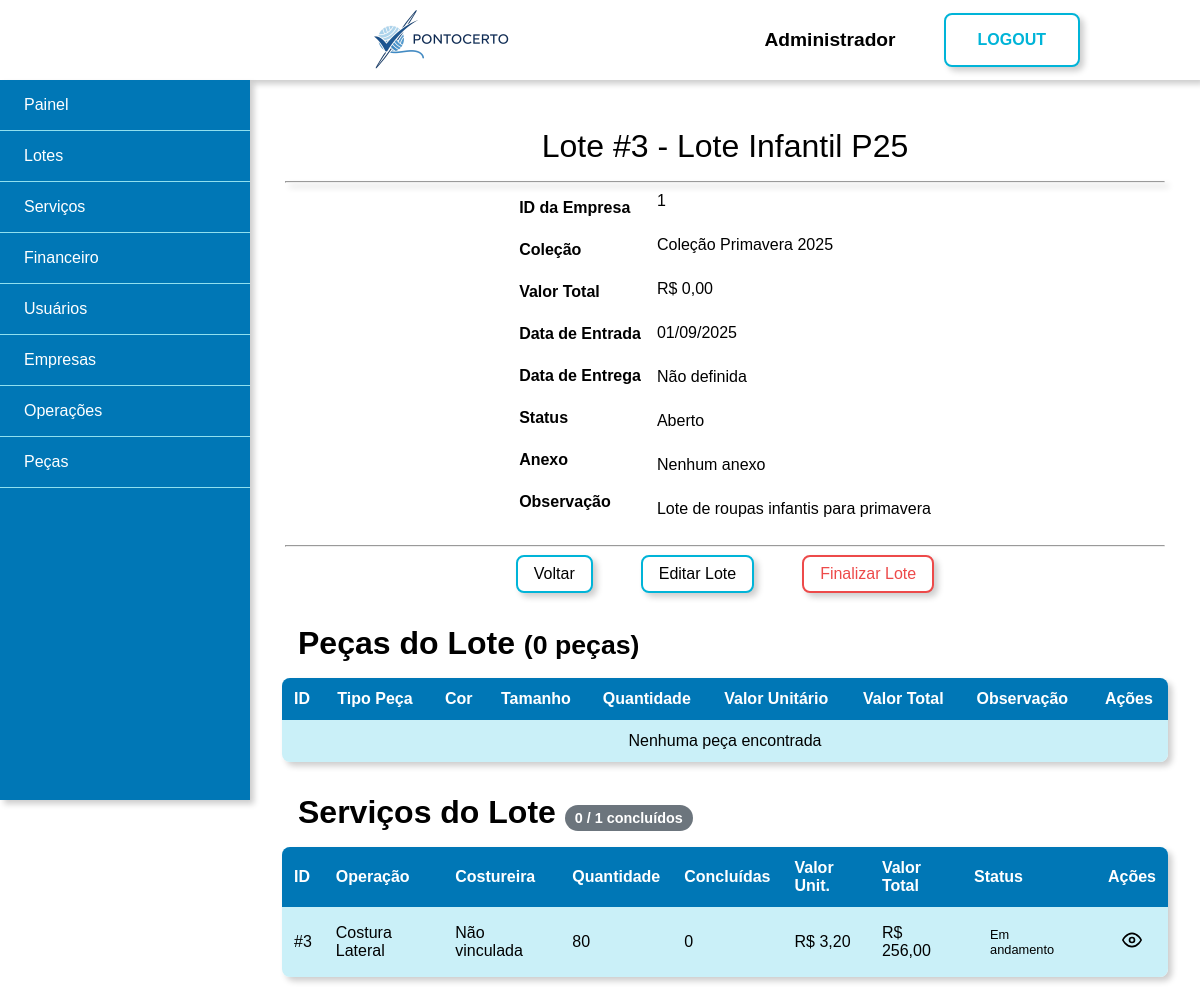
/admin/visualizar-lote?id=3 (signed in), run on the app's committed database.
### tables this page shows
CREATE TABLE usuarios (
    id int PRIMARY KEY AUTO_INCREMENT,
    tipo enum('admin', 'costureira') NOT NULL DEFAULT 'costureira',
    nome varchar(50) NOT NULL,
    cpf varchar(11) NOT NULL UNIQUE,
    email varchar(250) NOT NULL UNIQUE,
    telefone varchar(11) NOT NULL,
    cep varchar(8) NOT NULL,
    logradouro varchar(250),
    complemento varchar(50),
    cidade varchar(100),
    tipo_chave_pix enum('cpf', 'cnpj', 'email', 'telefone', 'aleatoria') DEFAULT 'cpf',
    chave_pix varchar(250),
    senha varchar(255) NOT NULL,
    banco int NULL DEFAULT 0,
    agencia INT NULL DEFAULT 0,
    conta INT NULL DEFAULT 0,
    especialidade_id INT NOT NULL DEFAULT 2,
    ativo TINYINT DEFAULT 1,
    created_at TIMESTAMP DEFAULT CURRENT_TIMESTAMP,
    updated_at TIMESTAMP DEFAULT CURRENT_TIMESTAMP ON UPDATE CURRENT_TIMESTAMP
 );

CREATE TABLE lotes (
    id INT PRIMARY KEY AUTO_INCREMENT,
    empresa_id VARCHAR(50) NOT NULL,
    colecao VARCHAR(100) NOT NULL,
    nome VARCHAR(100) NOT NULL,
    observacao TEXT,
    data_entrada DATE NOT NULL,
    data_entrega DATE,
    valor_total DECIMAL(12, 2) DEFAULT 0.00,
    status ENUM('Aberto', 'Entregue', 'Cancelado') DEFAULT 'Aberto',
    anexos VARCHAR(500),
    ativo TINYINT DEFAULT 1,
    created_at TIMESTAMP DEFAULT CURRENT_TIMESTAMP,
    updated_at TIMESTAMP DEFAULT CURRENT_TIMESTAMP ON UPDATE CURRENT_TIMESTAMP
);

CREATE TABLE servicos (
    id INT PRIMARY KEY AUTO_INCREMENT,
    lote_id INT NOT NULL,
    operacao_id INT NOT NULL,
    quantidade_pecas INT NOT NULL,
    pecas_concluidas INT DEFAULT 0,
    valor_operacao DECIMAL(10,2) NOT NULL,
    data_envio DATE NOT NULL,
    data_finalizacao DATE NULL,
    quantidade_concluida INT,
    observacao TEXT,
    costureira_id INT NULL,
    status ENUM('Em andamento', 'Finalizado', 'Inativo') DEFAULT 'Em andamento',
    created_at TIMESTAMP DEFAULT CURRENT_TIMESTAMP,
    updated_at TIMESTAMP DEFAULT CURRENT_TIMESTAMP ON UPDATE CURRENT_TIMESTAMP,
    
    FOREIGN KEY (lote_id) REFERENCES lotes(id) ON DELETE RESTRICT,
    FOREIGN KEY (operacao_id) REFERENCES operacoes(id) ON DELETE RESTRICT
);

CREATE TABLE operacoes (
    id INT PRIMARY KEY AUTO_INCREMENT,
    nome VARCHAR(255) NOT NULL,
    valor DECIMAL(10, 2) NOT NULL,
    ativo TINYINT DEFAULT 1,
    created_at TIMESTAMP DEFAULT CURRENT_TIMESTAMP,
    updated_at TIMESTAMP DEFAULT CURRENT_TIMESTAMP ON UPDATE CURRENT_TIMESTAMP
);

### views/admin/visualizar-lote.php (the view, shortened to what the rows shown need)
<div class="conteudo flex">
    <form class="formulario-cadastro">
        <div class="titulo">Lote #<?= htmlspecialchars($lote['id']) ?> - <?= htmlspecialchars($lote['nome']) ?></div>
        <hr class="shadow">
        <span class="lista-informacoes flex center">
            <span class="lista-informacoes-coluna bold flex vertical">
            </span>
            <span class="lista-informacoes-coluna flex vertical">
                <span class="flex v-center" style="min-height:20px"><?= htmlspecialchars($lote['empresa_id']) ?></span>
                <span class="flex v-center" style="min-height:20px"><?= htmlspecialchars($lote['colecao']) ?></span>
                <span class="flex v-center" style="min-height:20px">R$ <?= number_format($lote['valor_total'], 2, ',', '.') ?></span>
                <span class="flex v-center" style="min-height:20px"><?= date('d/m/Y', strtotime($lote['data_entrada'])) ?></span>
                <span class="flex v-center" style="min-height:20px"><?= $lote['data_entrega'] ? date('d/m/Y', strtotime($lote['data_entrega'])) : 'Não definida' ?></span>
                <span class="flex v-center status-<?= strtolower($lote['status']) ?>" style="min-height:20px"><?= htmlspecialchars($lote['status']) ?></span>
                <span class="flex v-center" style="min-height:20px">
                    <?php if (!empty($lote['anexos'])): ?>
                        <a href="<?= BASE_URL ?>uploads/lotes/<?= htmlspecialchars($lote['anexos']) ?>"
                           target="_blank" class="botao-link">
                          Ver Anexo
                        </a>
                    <?php else: ?>
                        Nenhum anexo
                    <?php endif; ?>
                </span>
                <span class="flex v-center" style="min-height:20px"><?= htmlspecialchars($lote['observacao'] ?? 'Nenhuma') ?></span>
            </span>
        </span>
        <br>
        <hr>
        <div class="flex h-center l-gap">
            <a href="<?= BASE_URL ?>admin/lotes" class="botao">Voltar</a>
            <?php if ($lote['status'] === 'Aberto'): ?>
                <a href="<?= BASE_URL ?>admin/editar-lote?id=<?= $lote['id'] ?>" class="botao">Editar Lote</a>
                <button type="button" class="botao-remover" onclick="abrirModalFinalizar()">
                </button>
            <?php elseif ($lote['status'] === 'Entregue'): ?>
                <a href="<?= BASE_URL ?>admin/editar-lote?id=<?= $lote['id'] ?>" class="botao">Editar Lote</a>
            <?php endif; ?>
        </div>
        <div style="margin-top: 2rem;">
            <h3>Peças do Lote <small>(<?= $totalPecas ?> peças)</small></h3>
            <div class="tabela">
                <table cellspacing='0' class="redondinho shadow" id="tabelaPecas">
                    <thead>
                        <tr>
                            <th class="ae">ID</th>
                            <th class="ae">Tipo Peça</th>
                            <th class="ae">Cor</th>
                            <th class="ae">Tamanho</th>
                            <th class="ae">Quantidade</th>
                            <th class="ae">Valor Unitário</th>
                            <th class="ae">Valor Total</th>
                            <th class="ae">Observação</th>
                            <th class="ac">Ações</th>
                        </tr>
                    </thead>
                </table>
            </div>
        </div>
<div style="margin-top: 2rem;">
    <h3>Serviços do Lote
    </h3>
    <?php if ($totalServicos == 0): ?>
        <div class="aviso" style="text-align: center; padding: 30px; background: #f8f9fa; border-radius: 8px;">
            <p>Nenhum serviço criado para este lote ainda.</p>
            <a href="<?= BASE_URL ?>admin/criar-servico" class="botao-azul pequeno">+ Criar Serviço</a>
        </div>
    <?php else: ?>
        <div class="tabela">
            <table cellspacing='0' class="redondinho shadow">
                <thead>
                    <tr>
                        <th class="ae">ID</th>
                        <th class="ae">Operação</th>
                        <th class="ae">Costureira</th>
                        <th class="ae">Quantidade</th>
                        <th class="ae">Concluídas</th>
                        <th class="ae">Valor Unit.</th>
                        <th class="ae">Valor Total</th>
                        <th class="ae">Status</th>
                        <th class="ac">Ações</th>
                    </tr>
                </thead>
                <tbody>
                    <?php foreach ($servicos as $servico): ?>
                        <?php
                        $valorTotal = $servico['quantidade_pecas'] * $servico['valor_operacao'];
                        ?>
                        <tr>
                            <td class="ae">#<?= $servico['id'] ?></td>
                            <td class="ae"><?= htmlspecialchars($servico['operacao_nome']) ?></td>
                            <td class="ae"><?= htmlspecialchars($servico['costureira_nome'] ?? 'Não vinculada') ?></td>
                            <td class="ae"><?= number_format($servico['quantidade_pecas'], 0, ',', '.') ?></td>
                            <td class="ae"><?= number_format($servico['pecas_concluidas'], 0, ',', '.') ?></td>
                            <td class="ae">R$ <?= number_format($servico['valor_operacao'], 2, ',', '.') ?></td>
                            <td class="ae">R$ <?= number_format($valorTotal, 2, ',', '.') ?></td>
                            <td class="ae">
                                <span class="status-badge status-<?= $servico['servico_status'] == 'Finalizado' ? 'success' : ($servico['servico_status'] == 'Em andamento' ? 'warning' : 'info') ?>">
                                    <?= $servico['servico_status'] ?>
                                </span>
                            </td>
                            <td class="ac">
                                <a href="<?= BASE_URL ?>admin/visualizar-servico?id=<?= $servico['id'] ?>"
                                   class="btn-visualizar" title="Ver detalhes">
                                    <img class="icone" src="<?= ASSETS_URL ?>icones/visualizar.svg" alt="ver" style="width: 20px;">
                                </a>
                            </td>
                        </tr>
                    <?php endforeach; ?>
                </tbody>
            </table>
        </div>
    <?php endif; ?>
</div>
</form>

### views/shared/header.php (shortened to what the rows shown need)
<!DOCTYPE html>
<html lang="pt-BR">
<head>
    <link rel="stylesheet" href="<?php echo ASSETS_URL?>css/style.css">
</head>
<body>
    <?php if ($login ?? false): ?>
        <div class="principal azul flex center">
    <?php else: ?>
        <div class="principal">
            <?php if ($usuarioLogado ?? false): ?>
                <div class="topo flex h-center shadow">
                    <a class="imagem-topo" href="<?= $dashboardLink ?>">
                        <img src="<?php echo ASSETS_URL?>img/banner.png" alt="banner">
                    </a>
                    <span class="flex l-gap v-center">
                        <span class="nome-usuario"><?= htmlspecialchars($nomeUsuario) ?></span>
                        <a href="<?= BASE_URL ?>logout" class="botao-grande">LOGOUT</a>
                    </span>
                </div>
            <?php endif; ?>
    <?php endif; ?>

### data on the page
usuarios: nome "Administrador"
lotes: id "3", nome "Lote Infantil P25", empresa "1", colecao "Coleção Primavera 2025", valor_total "0,00", data_entrada "01/09/2025", status "Aberto", observacao "Lote de roupas infantis para primavera"
servicos: id "3", operacao.nome "Costura Lateral", costureira_nome "Não vinculada", quantidade_pecas "80", pecas_concluidas "0", valor_operacao "3,20", valorTotal "256,00", status "Em andamento"

### other printed values
$item['label'] "Painel"
$item['label'] "Lotes"
$item['label'] "Serviços"
$item['label'] "Financeiro"
$item['label'] "Usuários"
$item['label'] "Empresas"
$item['label'] "Operações"
$item['label'] "Peças"
$totalPecas "0"
$resumoServicos['servicos_finalizados'] "0"
$totalServicos "1"
